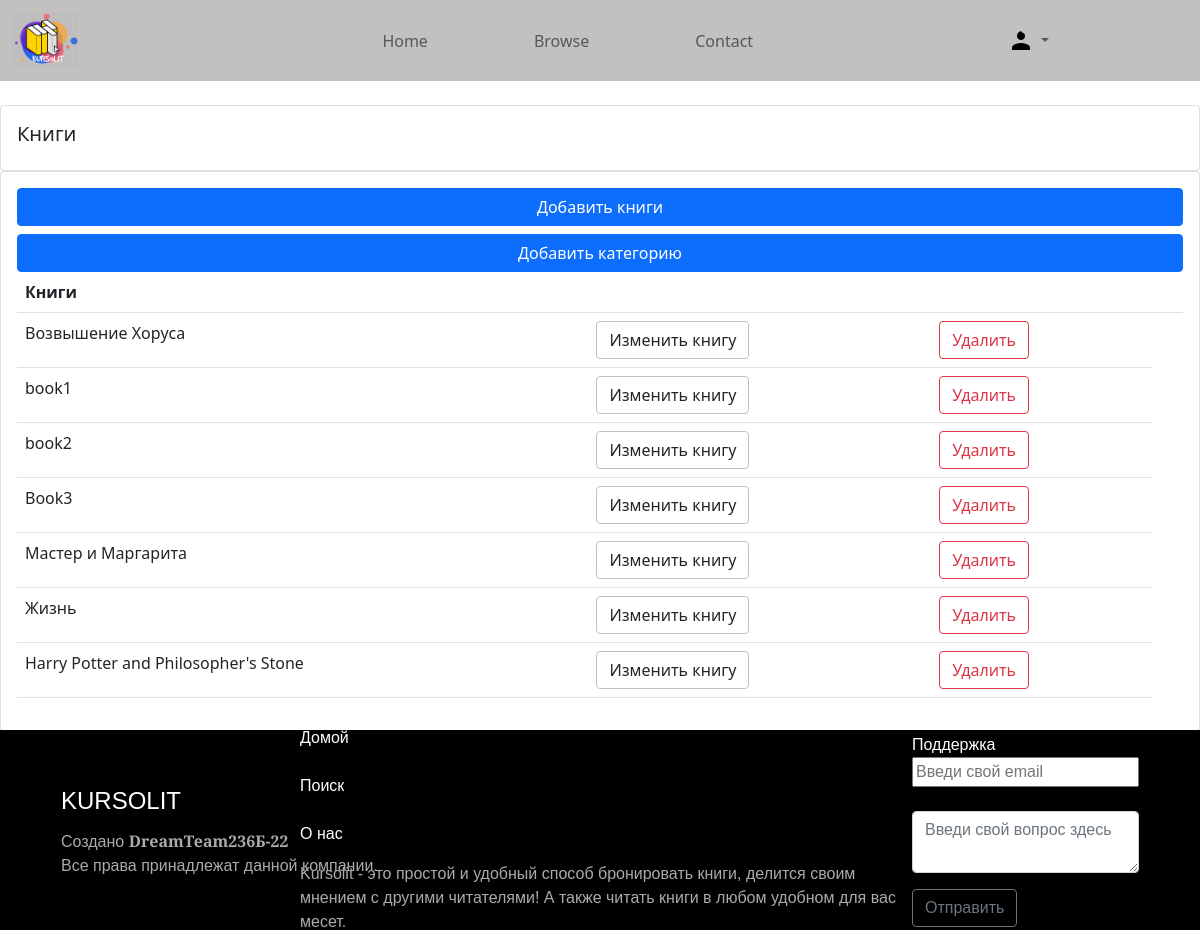
The app's page /books/ (signed in) with its own data.
### accounts/models.py (models this page shows, shortened)
class Book(models.Model):
    name=models.CharField(max_length=200, null= True)
    category=models.ManyToManyField(Category,related_name='category')
    author=models.CharField(max_length=200,null=True)
    quantity=models.IntegerField(null=True,blank=True)
    language=models.ForeignKey(Language,on_delete=models.CASCADE,null=True,blank=True)
    dimennsions=models.CharField(max_length=100,null=True,blank=True)
    description=models.TextField(max_length=5000,null=True,blank=True)
    image=models.ImageField(default='defaultbook.png',null=True,blank=True)
    upvote=models.ManyToManyField(User,blank=True,related_name='upvote')
    downvote=models.ManyToManyField(User,blank=True,related_name='downvote')

### accounts/decorators.py (the view)
        def wrap_func(request,*args, **kwargs):
            group=None
            if request.user.groups.exists():
                group=request.user.groups.all()[0].name
            if group in allowed_roles:
                return view_func(request,*args, **kwargs)
            else:
                return HttpResponse("not authorized")

### accounts/forms.py
class AddBook(ModelForm):
    class Meta:
        model=Book
        fields='__all__'
        exclude=['upvote','downvote']

class AddCategory(ModelForm):
    class Meta:
        model= Category
        fields='__all__'

### accounts/models.py (called while the page is built)
    def __str__(self):
        return self.name

    def __str__(self):
        return self.name

### accounts/views.py (called while the page is built)
@login_required(login_url='login')
@allowedUsers(['admin'])
def books(request):
    books=Book.objects.all()
    group_admin=Group.objects.get(name='admin')
    admin_users=User.objects.filter(groups=group_admin)
    form=AddBook()
    categoryform=AddCategory()
    if request.method == 'POST' :
            form= AddBook(request.POST)
            if form.is_valid():
                form.save()
                return redirect('books')
    if request.method == 'POST' :
            categoryform= AddCategory(request.POST)
            if categoryform.is_valid():
                categoryform.save()
                return redirect('books')
    return render(request, 'accounts/books.html',{'books':books, 'form':form, 'categoryform': categoryform,'admin_users':admin_users})

### accounts/templates/accounts/books.html (shortened to what this page needs)
{% extends 'accounts/main.html' %} {% block content %}
<br />
<div class="row">
  <div class="col-md">
    <div class="card card-body">
      <h5>Книги</h5>
    </div>
    <div class="card card-body">
      <button
        type="button"
        class="btn btn-primary mb-2"
        data-bs-toggle="modal"
        data-bs-target="#exampleModal1"
      >
        Добавить книги
      </button>
<button type="button" class="btn btn-primary" data-bs-toggle="modal" data-bs-target="#exampleModal2">
 Добавить категорию
</button>
      <table class="table">
        <tr>
          <th>Книги</th>
          <th></th>
          <th></th>
          <th></th>
        </tr>
        {% for i in books %}
        <tr>
          <td>{{i.name}}</td>
          <td><a href="{% url 'updatebook' i.id %}" role="button" class="btn themebtn me-2">Изменить книгу</a></td>
            <td>
              <a
                class="btn btn-outline-danger me-2"
                href="{% url 'deletebook' i.id %}"
                role="button"
                >Удалить</a
              >
            </td>
        </tr>
        {% endfor %}
      </table>
    </div>
  </div>
</div>
{% endblock %}

### static/css/style.css (style rules this page uses)
* { box-sizing: border-box; }
.themebtn { border:1px solid #c3c1bf; }

### accounts/templates/accounts/books.html (style rules this page uses)
.themebtn { border:1px solid #c3c1bf; }

### accounts/templates/accounts/footer.html (style rules this page uses)
html { position: relative; }
body {  display: flex; flex-direction: column; min-height: 100vh; }

### records on screen
Book: name "Возвышение Хоруса"
Book: name "book1"
Book: name "book2"
Book: name "Book3"
Book: name "Мастер и Маргарита"
Book: name "Жизнь"
Book: name "Harry Potter and Philosopher's Stone"
